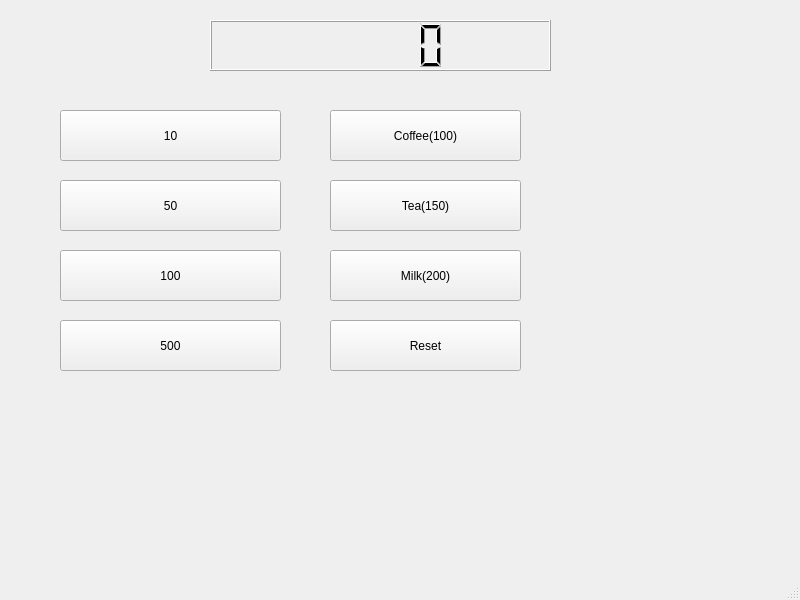
<?xml version="1.0" encoding="UTF-8"?>
<ui version="4.0">
 <class>Widget</class>
 <widget class="QMainWindow" name="Widget">
  <property name="geometry">
   <rect>
    <x>0</x>
    <y>0</y>
    <width>800</width>
    <height>600</height>
   </rect>
  </property>
  <property name="windowTitle">
   <string>Widget</string>
  </property>
  <widget class="QWidget" name="centralwidget">
   <widget class="QLCDNumber" name="lcdNumber">
    <property name="geometry">
     <rect>
      <x>210</x>
      <y>20</y>
      <width>341</width>
      <height>51</height>
     </rect>
    </property>
   </widget>
   <widget class="QPushButton" name="pb10">
    <property name="geometry">
     <rect>
      <x>60</x>
      <y>110</y>
      <width>221</width>
      <height>51</height>
     </rect>
    </property>
    <property name="text">
     <string>10</string>
    </property>
   </widget>
   <widget class="QPushButton" name="pb100">
    <property name="geometry">
     <rect>
      <x>60</x>
      <y>250</y>
      <width>221</width>
      <height>51</height>
     </rect>
    </property>
    <property name="text">
     <string>100</string>
    </property>
   </widget>
   <widget class="QPushButton" name="pbreset">
    <property name="geometry">
     <rect>
      <x>330</x>
      <y>320</y>
      <width>191</width>
      <height>51</height>
     </rect>
    </property>
    <property name="text">
     <string>Reset</string>
    </property>
   </widget>
   <widget class="QPushButton" name="pb50">
    <property name="geometry">
     <rect>
      <x>60</x>
      <y>180</y>
      <width>221</width>
      <height>51</height>
     </rect>
    </property>
    <property name="text">
     <string>50</string>
    </property>
   </widget>
   <widget class="QPushButton" name="pbmilk">
    <property name="geometry">
     <rect>
      <x>330</x>
      <y>250</y>
      <width>191</width>
      <height>51</height>
     </rect>
    </property>
    <property name="text">
     <string>Milk(200)</string>
    </property>
   </widget>
   <widget class="QPushButton" name="pb500">
    <property name="geometry">
     <rect>
      <x>60</x>
      <y>320</y>
      <width>221</width>
      <height>51</height>
     </rect>
    </property>
    <property name="text">
     <string>500</string>
    </property>
   </widget>
   <widget class="QPushButton" name="pbcoffee">
    <property name="geometry">
     <rect>
      <x>330</x>
      <y>110</y>
      <width>191</width>
      <height>51</height>
     </rect>
    </property>
    <property name="text">
     <string>Coffee(100)</string>
    </property>
   </widget>
   <widget class="QPushButton" name="pbtea">
    <property name="geometry">
     <rect>
      <x>330</x>
      <y>180</y>
      <width>191</width>
      <height>51</height>
     </rect>
    </property>
    <property name="text">
     <string>Tea(150)</string>
    </property>
   </widget>
  </widget>
  <widget class="QMenuBar" name="menubar">
   <property name="geometry">
    <rect>
     <x>0</x>
     <y>0</y>
     <width>800</width>
     <height>22</height>
    </rect>
   </property>
  </widget>
  <widget class="QStatusBar" name="statusbar"/>
 </widget>
 <resources/>
 <connections/>
</ui>
